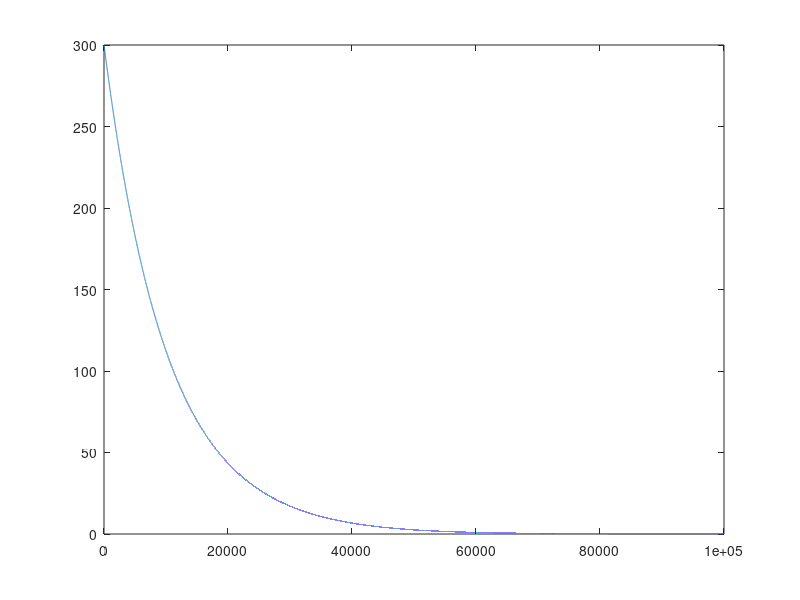
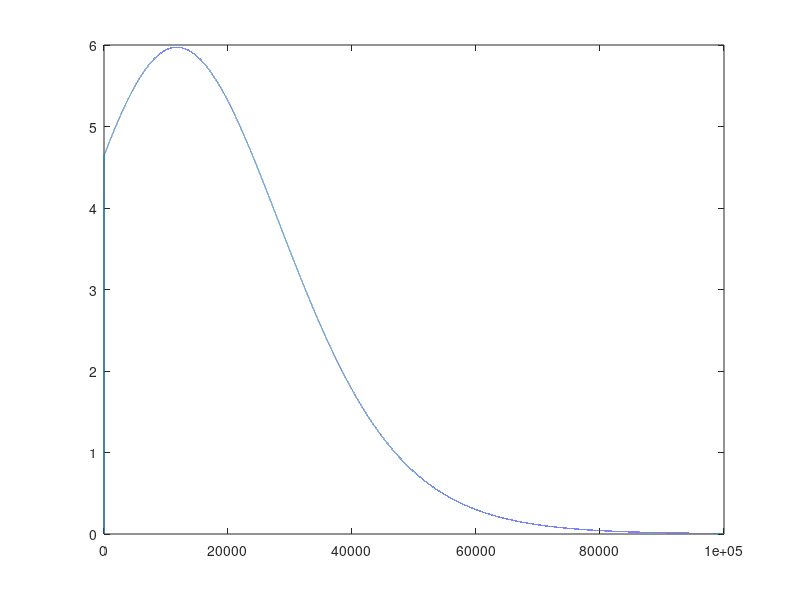

Reproduce these figures in MATLAB, in order.
% 03 October 2016
clear, close all
k = (1:1:100000);

% P0 = 32400;
P0 = 10;
r0 = 300;
dt = 0.00001;
rc = 300;
rl = 30;
e = 9.75;

rd = (1:1:100000);
rd = rd.*0;


v = (1:1:100000);
v = v.*0;
v(1) = (e * rd(1) * rc) / (rd(1) * (rc + rd(1)) + rl*rc);

rd(1) = r0;
for i = 1:99999
    rd(i+1) = max( rd(i) + dt*( ( v(i)^2 / rd(i) - P0) * rd(i)) , 0);
    v(i+1) = (e * rd(i) * rc) / (rd(i) * (rc + rd(i)) + rl*rc);
end

figure
plot(k, rd), title('');
figure 
plot(k, v), title('');

